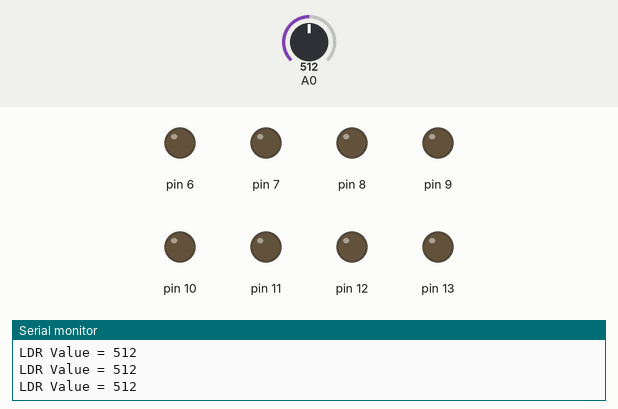
This sketch was run on a simulated Arduino Uno, built with avr-gcc and run on an emulated ATmega328P. Shown: output pins drawn as LEDs (lit = HIGH), the last lines printed to the serial monitor. The inputs (shaded band) are chosen by the test bench; at power-on: A0 = 512.

Above: at 1.3 s.
1.4 s: A0 set to 462
2.9 s: A0 set to 438
At 3.6 s:
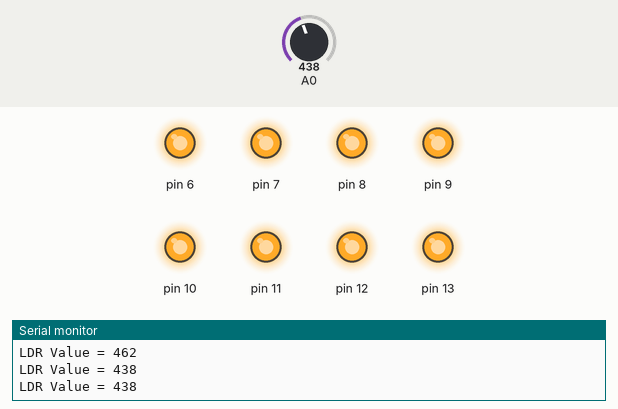
4.5 s: A0 set to 416
6.0 s: A0 set to 383
At 7.1 s:
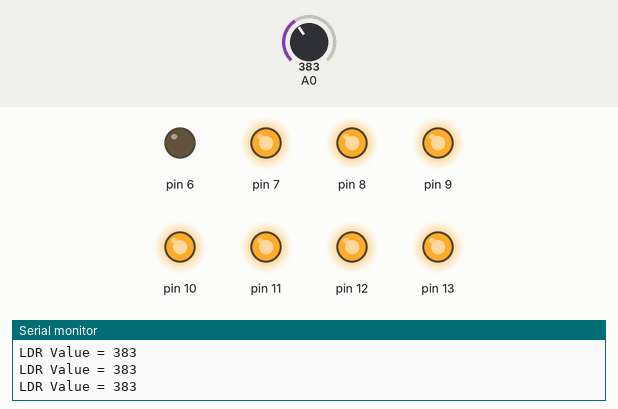
7.5 s: A0 set to 361
9.0 s: A0 set to 333
At 9.5 s:
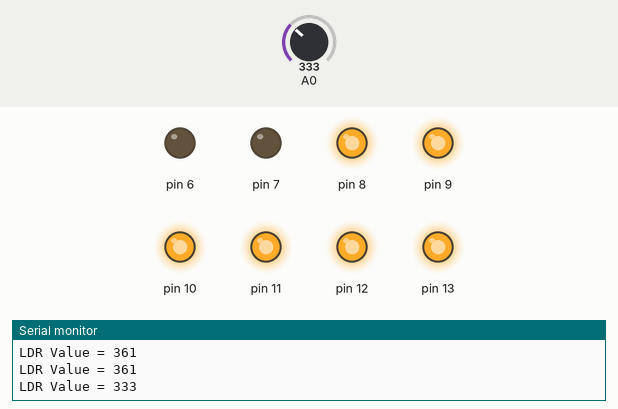
Timing chart, 0 to 11.5 s (numbered marks = the images above; inputs shaded):
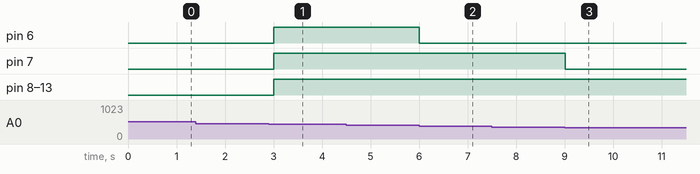

The sketch:

JTMPOT.ino
```cpp
void setup() {
  pinMode(6,OUTPUT);
  pinMode(7,OUTPUT);
  pinMode(8,OUTPUT);
  pinMode(9,OUTPUT);
  pinMode(10,OUTPUT);
  pinMode(11,OUTPUT);
  pinMode(12,OUTPUT);
  pinMode(13,OUTPUT);
  Serial.begin(9600);
}

void loop() {
    int val = analogRead(A0);
    Serial.print("LDR Value = ");
    Serial.println(val);
    if(val<=50)
    {
        digitalWrite(13,LOW);
        digitalWrite(12,LOW);
        digitalWrite(11,LOW);
        digitalWrite(10,LOW);
        digitalWrite(9,LOW);
        digitalWrite(8,LOW);
        digitalWrite(7,LOW);
        digitalWrite(6,LOW);
    }
    else if(val<=100)
    {
        digitalWrite(13,HIGH);
        digitalWrite(12,LOW);
        digitalWrite(11,LOW);
        digitalWrite(10,LOW);
        digitalWrite(9,LOW);
        digitalWrite(8,LOW);
        digitalWrite(7,LOW);
        digitalWrite(6,LOW);

     }
     else if(val<=150)
    {
        digitalWrite(13,HIGH);
        digitalWrite(12,HIGH);
        digitalWrite(11,LOW);
        digitalWrite(10,LOW);
        digitalWrite(9,LOW);
        digitalWrite(8,LOW);
        digitalWrite(7,LOW);
        digitalWrite(6,LOW);

     }
     else if(val<=200)
    {
        digitalWrite(13,HIGH);
        digitalWrite(12,HIGH);
        digitalWrite(11,HIGH);
        digitalWrite(10,LOW);
        digitalWrite(9,LOW);
        digitalWrite(8,LOW);
        digitalWrite(7,LOW);
        digitalWrite(6,LOW);

     }
     else if(val<=250)
    {
        digitalWrite(13,HIGH);
        digitalWrite(12,HIGH);
        digitalWrite(11,HIGH);
        digitalWrite(10,HIGH);
        digitalWrite(9,LOW);
        digitalWrite(8,LOW);
        digitalWrite(7,LOW);
        digitalWrite(6,LOW);

     }
     else if(val<=300)
    {
        digitalWrite(13,HIGH);
        digitalWrite(12,HIGH);
        digitalWrite(11,HIGH);
        digitalWrite(10,HIGH);
        digitalWrite(9,HIGH);
        digitalWrite(8,LOW);
        digitalWrite(7,LOW);
        digitalWrite(6,LOW);

     }
     else if(val<=350)
    {
        digitalWrite(13,HIGH);
        digitalWrite(12,HIGH);
        digitalWrite(11,HIGH);
        digitalWrite(10,HIGH);
        digitalWrite(9,HIGH);
        digitalWrite(8,HIGH);
        digitalWrite(7,LOW);
        digitalWrite(6,LOW);

     }
      else if(val<=400)
    {
        digitalWrite(13,HIGH);
        digitalWrite(12,HIGH);
        digitalWrite(11,HIGH);
        digitalWrite(10,HIGH);
        digitalWrite(9,HIGH);
        digitalWrite(8,HIGH);
        digitalWrite(7,HIGH);
        digitalWrite(6,LOW);

     }
     else if(val<=450)
    {
        digitalWrite(13,HIGH);
        digitalWrite(12,HIGH);
        digitalWrite(11,HIGH);
        digitalWrite(10,HIGH);
        digitalWrite(9,HIGH);
        digitalWrite(8,HIGH);
        digitalWrite(7,HIGH);
        digitalWrite(6,HIGH);

     }
    delay(500);

}
```

Measured:
- the behaviour switches between 451 and 450 on A0 (found by bisection; images 0 and 1)
- the behaviour switches between 401 and 400 on A0 (found by bisection; images 1 and 2)
- the behaviour switches between 351 and 350 on A0 (found by bisection; images 2 and 3)
- after the input at 2.9 s, pin 6–13: LOW → HIGH after 0.10 s
- after the input at 6.0 s, pin 6: HIGH → LOW at once
- after the input at 9.0 s, pin 7: HIGH → LOW at once
